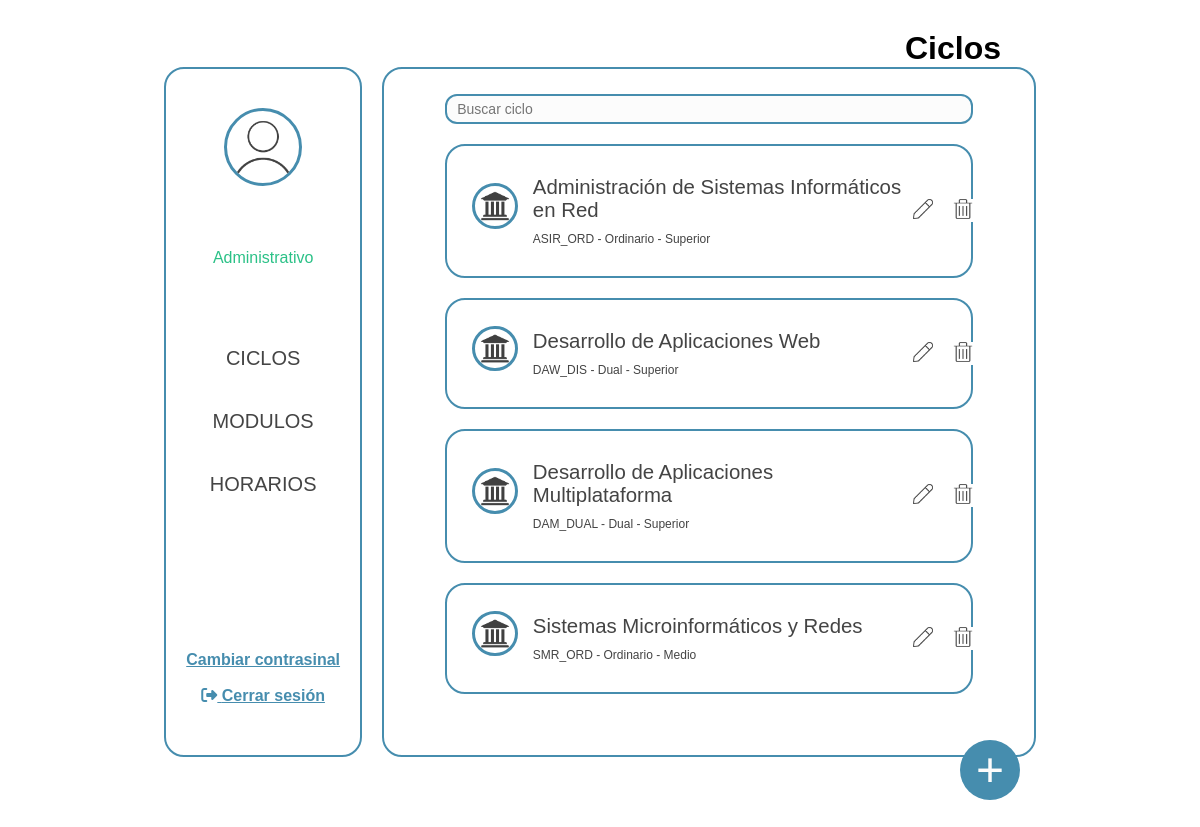
Page /GestionHorarios/www/pages/administrator_vocational_trainings.php on the earlier database version.
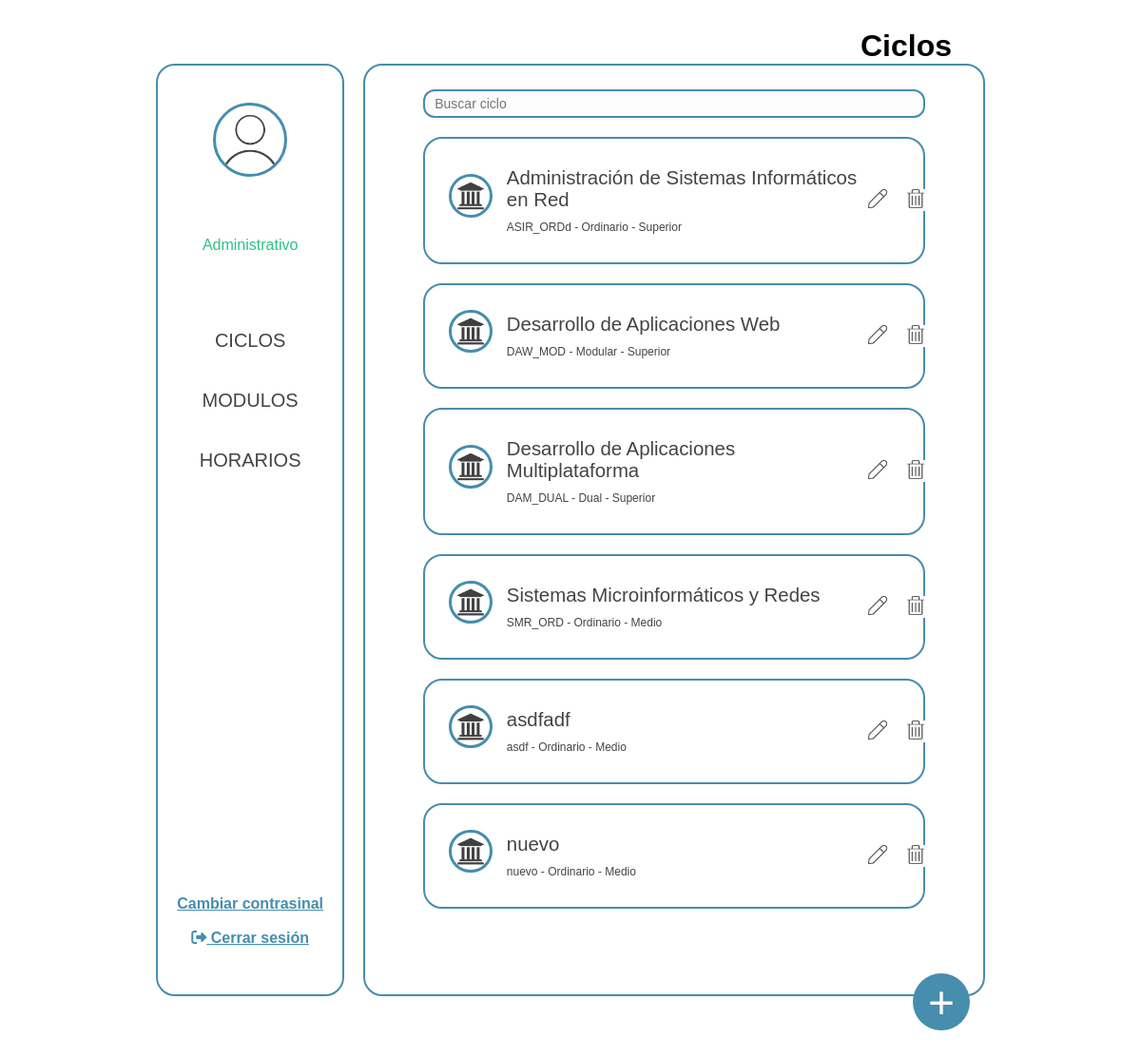
Same page on the later database version.
### tables this page shows
CREATE TABLE `vocational_trainings` (
  `id` int NOT NULL,
  `course_code` varchar(50) NOT NULL,
  `acronym` varchar(5) NOT NULL,
  `course_name` varchar(100) NOT NULL,
  `modality` enum('ordinary','dual','modular','') NOT NULL,
  `type` enum('medium','higher') NOT NULL,
  `time_stamp` datetime NOT NULL DEFAULT CURRENT_TIMESTAMP
);

### GestionHorarios/www/pages/administrator_vocational_trainings.php (the view, shortened to what the changed rows need)
<?php
include_once '../functions/connection.php';
$sql = "SELECT * FROM vocational_trainings";
$stmt = $pdo->query($sql);
$editVocationalTrainingId = null;
?>
<!DOCTYPE html>
<html lang="es">
<head>
    <link rel="stylesheet" href="../pages/css/administrator_panel.css">
</head>
<body>
    <h2>Ciclos</h2>
    <div class="container">
        <div class="container-rigth">
            <div class="mostrar-ciclos">
                <?php while ($fila = $stmt->fetch(PDO::FETCH_ASSOC)): ?>
                    <?php
                    $id = $fila['id'];
                    $course_name = $fila['course_name'];
                    $course_code = $fila['course_code'];
                    $modality = $fila['modality'];
                    $type = $fila['type'];
                    $typeTransform = ($type === 'higher') ? "Superior" : "Medio";
                    $modalityTransform = ($modality === 'ordinary') ? "Ordinario" : (($modality === 'modular') ? "Modular" : "Dual");
                    ?>
                    <div class='container-user'>
                        <div class='row'>
                            <div class='user-imagen'>
                                <img src='/images/ciclo.png' class='pic' alt='Ciclo img'>
                            </div>
                            <div class='user-texto'>
                                <p class='texto-nombre'><?php echo $course_name; ?></p>
                                <p class='texto-ciclo'><?php echo "$course_code - $modalityTransform - $typeTransform"; ?></p>
                            </div>
                            <?php if ($editVocationalTrainingId == $id): ?>
                                <div class='user-botones'>
                                    <form method='post' action='../functions/administrator/function_delete_user.php'>
                                        <input type='hidden' name='id' value='<?php echo $id; ?>'>
                                        <button type='submit' class='btn-delete' name='btnDelete'>
                                            <img src='/images/delete.png' class='boton-icono-delete' alt='Borrar'>
                                            <img src='/images/delete_hover.png' class='delete-hover' alt='Borrar'>
                                        </button>
                                    </form>
                                </div>
                            </div>
                            <div class='user-editar'>
                                <form action='../functions/vocational_trainings/function_update_vocational_trainings.php' style='all:initial; width: 100%;' method='post'>
                                    <div class='row-edit'>
                                        <input type='hidden' name='id' value='<?php echo $id; ?>'>
                                        <input class='inputs-form-2' type='text' name='txtCourse_code' value='<?php echo $course_code; ?>' placeholder='Código ciclo' required><br>
                                        <input class='inputs-form-2' type='text' name='txtCourse_name' value='<?php echo $course_name; ?>' placeholder='Nombre'><br>
                                    </div>
                                    <div class='row-edit'>
                                        <select class='inputs-form-select-2' name="selectModality" id="selectModality" required>
                                            <option value="ordinary" <?= ($modality == 'ordinary') ? 'selected' : ''; ?>>Ordinario</option>
                                            <option value="modular" <?= ($modality == 'modular') ? 'selected' : ''; ?>>Modular</option>
                                            <option value="dual" <?= ($modality == 'dual') ? 'selected' : ''; ?>>Dual</option>
                                        </select>
                                        <select class='inputs-form-select-2' name="selectType" id="selectType" required>
                                            <option value="medium" <?= ($type == 'medium') ? 'selected' : ''; ?>>Medio</option>
                                            <option value="higher" <?= ($type == 'higher') ? 'selected' : ''; ?>>Superior</option>
                                        </select>
                                    </div>
                                    <div class='row-guardar'>
                                        <button type='submit' class='btnActualizar' name='btnSave'>Actualizar</button>
                                    </div>
                                </form>
                            </div>
                            <?php else: ?>
                                <div class='user-botones'>
                                    <form method='post'>
                                        <button type='submit' class='btn' name='btnUpdate'>
                                            <img src='/images/edit.png' class='boton-icono-edit' alt='Editar'>
                                        </button>
                                    </form>
                                    <form method='post' action='../functions/vocational_trainings/function_delete_vocational_training.php'>
                                        <button type='submit' class='btn-delete' name='btnDelete'>
                                            <img src='/images/delete.png' class='boton-icono-delete' alt='Borrar'>
                                        </button>
                                    </form>
                                </div>
                            </div>
                        <?php endif; ?>
                    </div>
                <?php endwhile; ?>
            </div>
        </div>
    </div>
</body>
</html>

Differences in the rows shown:
changed vocational_trainings "Administración de Sistemas Informáticos en Red": course_code "ASIR_ORD" → "ASIR_ORDd"
changed vocational_trainings "Desarrollo de Aplicaciones Web": course_code "DAW_DIS" → "DAW_MOD"; modality "Dual" → "Modular"
added vocational_trainings: course_name "asdfadf", course_code "asdf", modality "Ordinario", type "Medio"
added vocational_trainings: course_name "nuevo", course_code "nuevo", modality "Ordinario", type "Medio"
